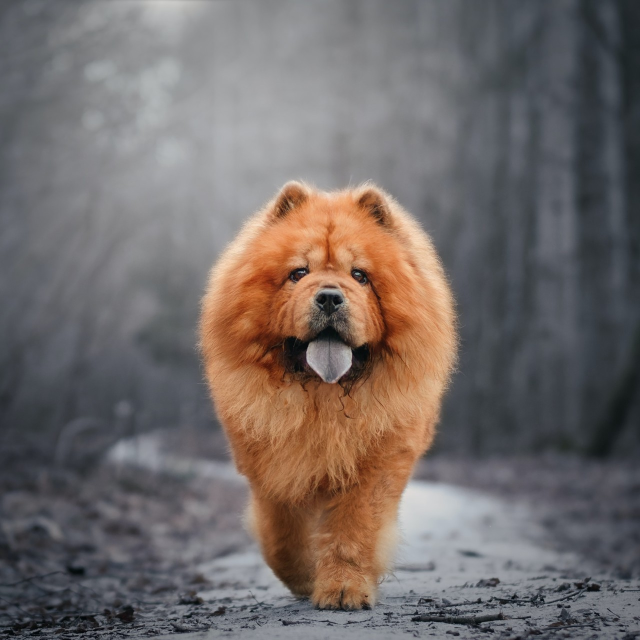
#> input picture data/custom_image_dataset/dog2/images/00.jpg, 1280 x 1280 px, given as the content of the folder ct/CogVideoX/finetune/data/custom_image_dataset/train/part4/, which was not available (shown at 1/2 size)
$ python convert_img2video.py
#> lines starting #> are read from the running program, lines starting #| are printed output that depends on the picture; pictures that were not available may be replaced by others from this repository, and a replacement may not be noted
#> further down, pil_image is the input picture: PIL image 1280x1280 RGB; mean R, G, B 114.3, 106.2, 103.9
import os
import cv2

from PIL import Image
import numpy as np
import re

def crop_and_resize_pil(image_pil, target_size=(720, 480), crop_position='center'):
    """
    使用PIL实现的裁剪和缩放函数
    target_size格式: (width, height)
    """
#> called with target_size = (720, 480), crop_position = 'center'
    orig_width, orig_height = image_pil.size
#> orig_width = 1280; orig_height = 1280
    target_width, target_height = target_size

    orig_ratio = orig_width / orig_height
#> orig_ratio = 1
    target_ratio = target_width / target_height

    if orig_ratio > target_ratio:
        crop_height = orig_height
        crop_width = int(target_ratio * crop_height)
    else:
        crop_width = orig_width
#> crop_width = 1280
        crop_height = int(crop_width / target_ratio)
#> crop_height = 853

    left = (orig_width - crop_width) // 2
#> left = 0
    top = (orig_height - crop_height) // 2
#> top = 213

    if crop_position == 'top':
        top = 0
    elif crop_position == 'bottom':
        top = orig_height - crop_height
    elif crop_position == 'left':
        left = 0
    elif crop_position == 'right':
        left = orig_width - crop_width

    cropped = image_pil.crop((left, top, left + crop_width, top + crop_height))
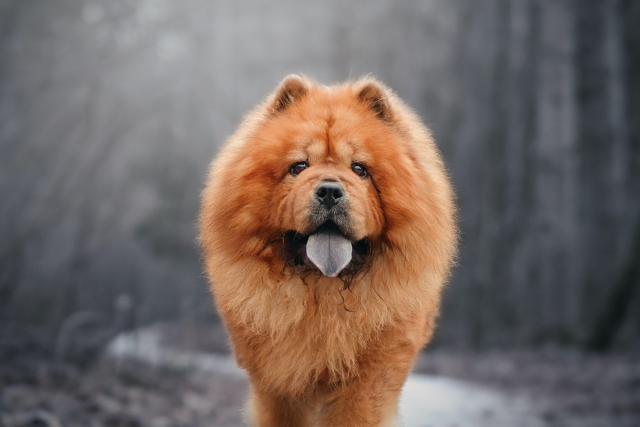
#> cropped: PIL image 1280x853 RGB (shown at 1/2 size); mean R, G, B 116.6, 104.2, 99
    resized = cropped.resize(target_size, Image.Resampling.LANCZOS)
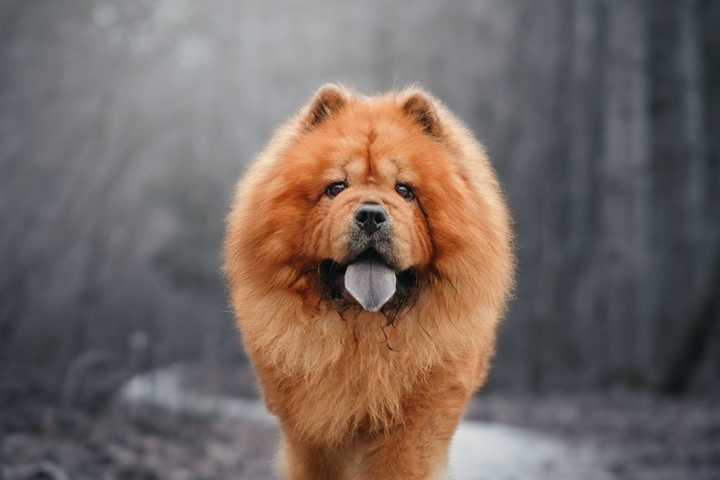
#> resized: PIL image 720x480 RGB; mean R, G, B 116.6, 104.2, 99
    return resized

process_dir_path = '/home/wangwc/project/CogVideoX/finetune/data/custom_image_dataset/train/part4/'

# 目标尺寸 (width, height)
TARGET_SIZE = (720, 480)

for entry in os.listdir(process_dir_path):
    full_path = os.path.join(process_dir_path, entry)
    dir_name = os.path.basename(full_path)
    # 生成prompts.txt 保存文件名到对应video数目的prompt
    processed = dir_name.replace('_', ' ')
    processed = re.sub(r'\d+', '', processed)
    processed = f"{processed.strip()} *"


    images_dir = os.path.join(full_path, 'images')
    output_dir = os.path.join(full_path, 'videos')
    os.makedirs(output_dir, exist_ok=True)
    os.makedirs(images_dir, exist_ok=True)
    # 创建videos.txt文件
    video_file = os.path.join(full_path, 'videos.txt')
    # 创建prompts文件
    prompt_file = os.path.join(full_path, 'prompts.txt')
    # 获取所有img文件
    image_files = [f for f in os.listdir(images_dir) if f.lower().endswith((".jpg", ".jpeg", ".png", ".JPG"))]

    # 视频参数
    fourcc = cv2.VideoWriter_fourcc(*'mp4v')
    fps = 1  # 单帧视频
    # 生成单张视频并且导入到videos/; 生成crop图片导入到images/；删除原先所有图片
    for image_file in image_files:
        # 路径处理
        image_path = os.path.join(images_dir, image_file)
        output_path = os.path.join(output_dir, image_file.replace(".jpg", ".mp4").replace(".png", ".mp4").replace(".jpeg", ".mp4").replace(".JPG", ".mp4"))
        try:
            # 使用PIL读取并处理
            pil_image = Image.open(image_path)
            processed_image = crop_and_resize_pil(pil_image, TARGET_SIZE)

            processed_image.save(image_path)
            print(f"Saved cropped image: {image_path}")

            # 转换为OpenCV格式 (BGR)
            cv_image = cv2.cvtColor(np.array(processed_image), cv2.COLOR_RGB2BGR)
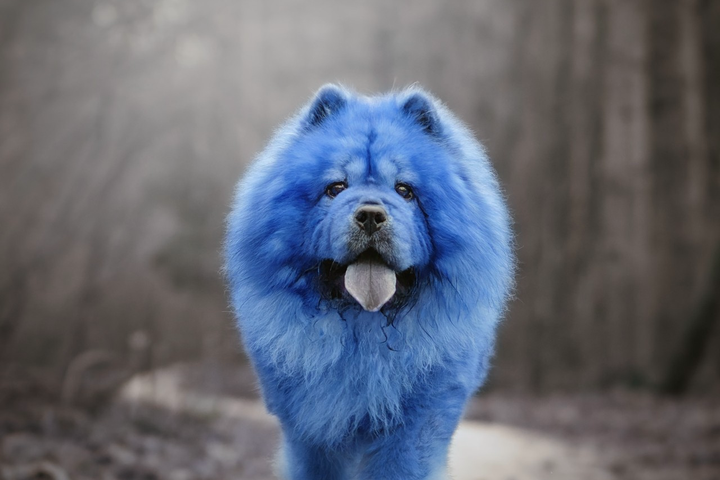
#> cv_image: shape (480, 720, 3); mean R, G, B 99, 104.2, 116.6

            # 创建视频写入对象（注意尺寸参数顺序是 (width, height)）
            video_writer = cv2.VideoWriter(output_path, fourcc, fps, TARGET_SIZE)

            if video_writer.isOpened():
                video_writer.write(cv_image)
                print(f"Success: {image_file} -> {output_path}")
            else:
                print(f"Failed to initialize video writer for {image_file}")

            video_name = os.path.basename(output_path)
            video_path = 'videos/' + video_name
            with open(video_file, 'a+', encoding='utf-8') as f:
                f.write(video_path+'\n')
            with open(prompt_file, 'a+', encoding='utf-8') as f:
                f.write(processed+'\n')

        except Exception as e:
            print(f"Error processing {image_file}: {str(e)}")
        finally:
            if 'video_writer' in locals():
                video_writer.release()


print("Processing completed!")
